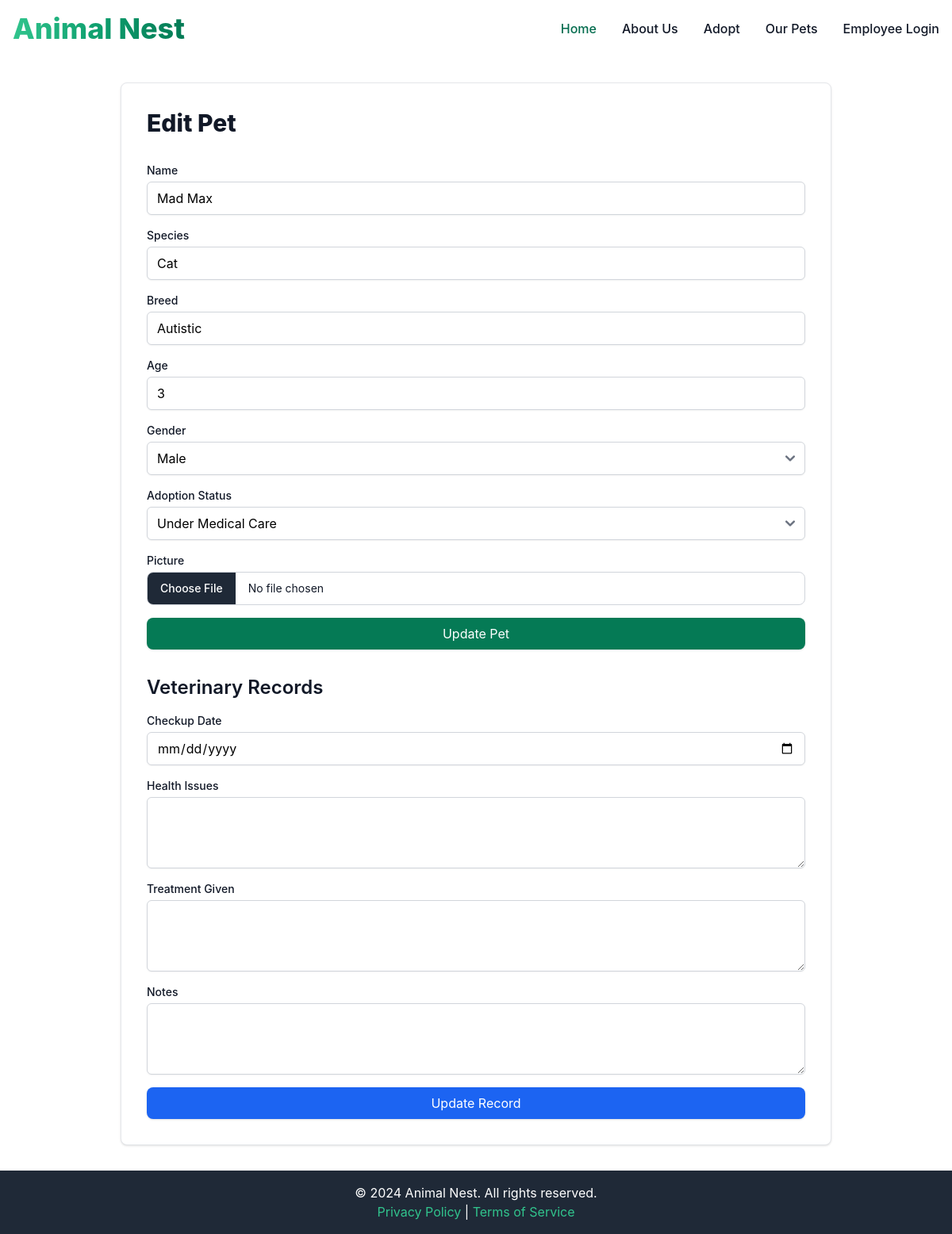
Screenshot of /edit_pet/P001/ (signed in) with the database file from the repository.
### app/models.py (models this page shows, shortened)
class Pet(models.Model):
    id = models.CharField(max_length=50, primary_key=True, editable=False)
    name = models.CharField(max_length=100)
    species = models.CharField(max_length=50)
    breed = models.CharField(max_length=50, blank=True, null=True)
    age = models.IntegerField(blank=True, null=True)
    gender = models.CharField(max_length=10, blank=True, null=True)
    date_of_arrival = models.DateField(default=timezone.now)
    adoption_status = models.CharField(max_length=20)
    picture = models.ImageField(upload_to='pets/', blank=True, null=True)

### app/views.py (the view)
# urls.py: path('edit_pet/<str:pet_id>/', views.edit_pet, name='edit_pet'),
@login_required
def edit_pet(request, pet_id):
    pet = get_object_or_404(Pet, id=pet_id)
    if request.method == 'POST':
        pet.name = request.POST.get('name', pet.name)
        pet.species = request.POST.get('species', pet.species)
        pet.breed = request.POST.get('breed', pet.breed)
        pet.age = request.POST.get('age', pet.age)
        pet.gender = request.POST.get('gender', pet.gender)
        pet.adoption_status = request.POST.get('adoption_status', pet.adoption_status)
        if 'picture' in request.FILES:
            pet.picture = request.FILES['picture']
        pet.save()
        record_id = request.POST.get('record_id')
        if record_id:
            record = get_object_or_404(VeterinaryRecord, record_id=record_id)
            record.checkup_date = request.POST.get('checkup_date', record.checkup_date)
            record.health_issues = request.POST.get('health_issues', record.health_issues)
            record.treatment_given = request.POST.get('treatment_given', record.treatment_given)
            record.notes = request.POST.get('notes', record.notes)
            record.save()
        else:
            if(request.POST.get('checkup_date')):
                VeterinaryRecord.objects.create(
                    pet=pet,
                    checkup_date=request.POST.get('checkup_date'),
                    health_issues=request.POST.get('health_issues'),
                    treatment_given=request.POST.get('treatment_given'),
                    notes=request.POST.get('notes')
                )
        return redirect('pets')  # Redirect to the pet list or detail view
    else:
        records = VeterinaryRecord.objects.filter(pet=pet)
    return render(request, 'edit_pet.html', {'pet': pet, 'records': records})

### templates/edit_pet.html (shortened to what this page needs)
{% extends 'base.html' %}
{% block content %}
<div class="py-8 flex items-center justify-center min-h-screen">
    <div class="w-full max-w-4xl p-4 bg-white border border-gray-200 rounded-lg shadow sm:p-6 md:p-8">
        <h1 class="text-3xl font-extrabold text-gray-900 mb-8">Edit Pet</h1>
        <form method="post" action="{% url 'edit_pet' pet.id %}" enctype="multipart/form-data">
            <div class="space-y-4">
                <div>
                    <label for="name" class="block text-sm font-medium text-gray-900">Name</label>
                    <input type="text" id="name" name="name" value="{{ pet.name }}" class="mt-1 block w-full px-3 py-2 border border-gray-300 rounded-md shadow-sm focus:outline-none focus:ring-green-500 focus:border-green-500 sm:text-sm">
                </div>
                <div>
                    <label for="species" class="block text-sm font-medium text-gray-900">Species</label>
                    <input type="text" id="species" name="species" value="{{ pet.species }}" class="mt-1 block w-full px-3 py-2 border border-gray-300 rounded-md shadow-sm focus:outline-none focus:ring-green-500 focus:border-green-500 sm:text-sm">
                </div>
                <div>
                    <label for="breed" class="block text-sm font-medium text-gray-900">Breed</label>
                    <input type="text" id="breed" name="breed" value="{{ pet.breed }}" class="mt-1 block w-full px-3 py-2 border border-gray-300 rounded-md shadow-sm focus:outline-none focus:ring-green-500 focus:border-green-500 sm:text-sm">
                </div>
                <div>
                    <label for="age" class="block text-sm font-medium text-gray-900">Age</label>
                    <input type="number" id="age" name="age" value="{{ pet.age }}" class="mt-1 block w-full px-3 py-2 border border-gray-300 rounded-md shadow-sm focus:outline-none focus:ring-green-500 focus:border-green-500 sm:text-sm">
                </div>
                <div>
                    <label for="gender" class="block text-sm font-medium text-gray-900">Gender</label>
                    <select id="gender" name="gender" class="mt-1 block w-full px-3 py-2 border border-gray-300 rounded-md shadow-sm focus:outline-none focus:ring-green-500 focus:border-green-500 sm:text-sm">
                        <option value="Male" {% if pet.gender == 'Male' %}selected{% endif %}>Male</option>
                    </select>
                </div>
                <div>
                    <label for="adoption_status" class="block text-sm font-medium text-gray-900">Adoption Status</label>
                    <select id="adoption_status" name="adoption_status" class="mt-1 block w-full px-3 py-2 border border-gray-300 rounded-md shadow-sm focus:outline-none focus:ring-green-500 focus:border-green-500 sm:text-sm">
                        <option value="Under Medical Care" {% if pet.adoption_status == 'Under Medical Care' %}selected{% endif %}>Under Medical Care</option>
                    </select>
                </div>
                <div>
                    <label for="picture" class="block text-sm font-medium text-gray-900">Picture</label>
                    <input type="file" id="picture" name="picture" class="mt-1 block w-full text-sm text-gray-900 border border-gray-300 rounded-lg cursor-pointer focus:outline-none focus:ring-green-500 focus:border-green-500">
                </div>
                <button type="submit" class="w-full bg-green-600 text-white py-2 px-4 rounded-lg shadow hover:bg-green-700 focus:outline-none focus:ring-4 focus:ring-green-300">Update Pet</button>
            </div>
        </form>
        <h2 class="text-2xl font-semibold text-gray-900 mt-8 mb-4">Veterinary Records</h2>
        <form method="post" action="{% url 'edit_pet' pet.id %}">
            <div class="space-y-4">
                <div>
                    <label for="checkup_date" class="block text-sm font-medium text-gray-900">Checkup Date</label>
                    <input type="date" id="checkup_date" name="checkup_date" value="{{ record.checkup_date }}" class="mt-1 block w-full px-3 py-2 border border-gray-300 rounded-md shadow-sm focus:outline-none focus:ring-green-500 focus:border-green-500 sm:text-sm">
                </div>
                <div>
                    <label for="health_issues" class="block text-sm font-medium text-gray-900">Health Issues</label>
                    <textarea id="health_issues" name="health_issues" rows="3" class="mt-1 block w-full px-3 py-2 border border-gray-300 rounded-md shadow-sm focus:outline-none focus:ring-green-500 focus:border-green-500 sm:text-sm">{{ record.health_issues }}</textarea>
                </div>
                <div>
                    <label for="treatment_given" class="block text-sm font-medium text-gray-900">Treatment Given</label>
                    <textarea id="treatment_given" name="treatment_given" rows="3" class="mt-1 block w-full px-3 py-2 border border-gray-300 rounded-md shadow-sm focus:outline-none focus:ring-green-500 focus:border-green-500 sm:text-sm">{{ record.treatment_given }}</textarea>
                </div>
                <div>
                    <label for="notes" class="block text-sm font-medium text-gray-900">Notes</label>
                    <textarea id="notes" name="notes" rows="3" class="mt-1 block w-full px-3 py-2 border border-gray-300 rounded-md shadow-sm focus:outline-none focus:ring-green-500 focus:border-green-500 sm:text-sm">{{ record.notes }}</textarea>
                </div>
                <button type="submit" class="w-full bg-blue-600 text-white py-2 px-4 rounded-lg shadow hover:bg-blue-700 focus:outline-none focus:ring-4 focus:ring-blue-300">Update Record</button>
            </div>
        </form>
    </div>
</div>
{% endblock %}

### rows the page displays
Pet: name "Mad Max", species "Cat", breed "Autistic", age "3", gender "Male", adoption_status "Under Medical Care"
